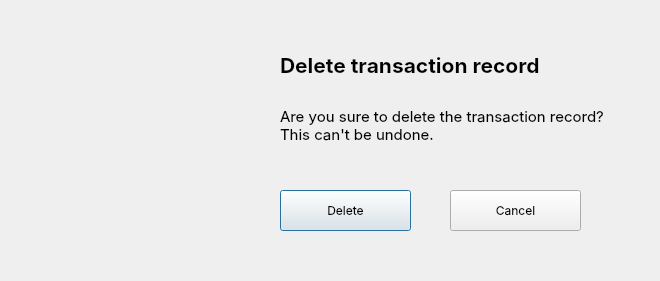
<?xml version="1.0" encoding="UTF-8"?>
<ui version="4.0">
 <class>Dialog</class>
 <widget class="QDialog" name="Dialog">
  <property name="geometry">
   <rect>
    <x>0</x>
    <y>0</y>
    <width>660</width>
    <height>281</height>
   </rect>
  </property>
  <property name="windowTitle">
   <string>Dialog</string>
  </property>
  <widget class="QLabel" name="label">
   <property name="geometry">
    <rect>
     <x>40</x>
     <y>40</y>
     <width>200</width>
     <height>200</height>
    </rect>
   </property>
   <property name="text">
    <string/>
   </property>
   <property name="pixmap">
    <pixmap>delete_warning.png</pixmap>
   </property>
   <property name="scaledContents">
    <bool>true</bool>
   </property>
  </widget>
  <widget class="QPushButton" name="delete_btn">
   <property name="geometry">
    <rect>
     <x>280</x>
     <y>190</y>
     <width>131</width>
     <height>41</height>
    </rect>
   </property>
   <property name="font">
    <font>
     <family>SF Pro Display</family>
     <pointsize>9</pointsize>
    </font>
   </property>
   <property name="text">
    <string>Delete</string>
   </property>
   <property name="default">
    <bool>false</bool>
   </property>
   <property name="flat">
    <bool>false</bool>
   </property>
  </widget>
  <widget class="QPushButton" name="pushButton_2">
   <property name="geometry">
    <rect>
     <x>450</x>
     <y>190</y>
     <width>131</width>
     <height>41</height>
    </rect>
   </property>
   <property name="font">
    <font>
     <family>SF Pro Display</family>
     <pointsize>9</pointsize>
    </font>
   </property>
   <property name="text">
    <string>Cancel</string>
   </property>
  </widget>
  <widget class="QLabel" name="label_2">
   <property name="geometry">
    <rect>
     <x>280</x>
     <y>30</y>
     <width>391</width>
     <height>71</height>
    </rect>
   </property>
   <property name="font">
    <font>
     <family>SF Pro Display</family>
     <pointsize>16</pointsize>
     <weight>75</weight>
     <bold>true</bold>
    </font>
   </property>
   <property name="text">
    <string>Delete transaction record</string>
   </property>
  </widget>
  <widget class="QLabel" name="label_3">
   <property name="geometry">
    <rect>
     <x>280</x>
     <y>90</y>
     <width>391</width>
     <height>71</height>
    </rect>
   </property>
   <property name="font">
    <font>
     <family>SF Pro Display</family>
     <pointsize>11</pointsize>
     <weight>50</weight>
     <bold>false</bold>
    </font>
   </property>
   <property name="text">
    <string>&lt;html&gt;&lt;head/&gt;&lt;body&gt;&lt;p&gt;Are you sure to delete the transaction record?&lt;br/&gt;This can't be undone.&lt;/p&gt;&lt;/body&gt;&lt;/html&gt;</string>
   </property>
  </widget>
 </widget>
 <resources/>
 <connections/>
</ui>
